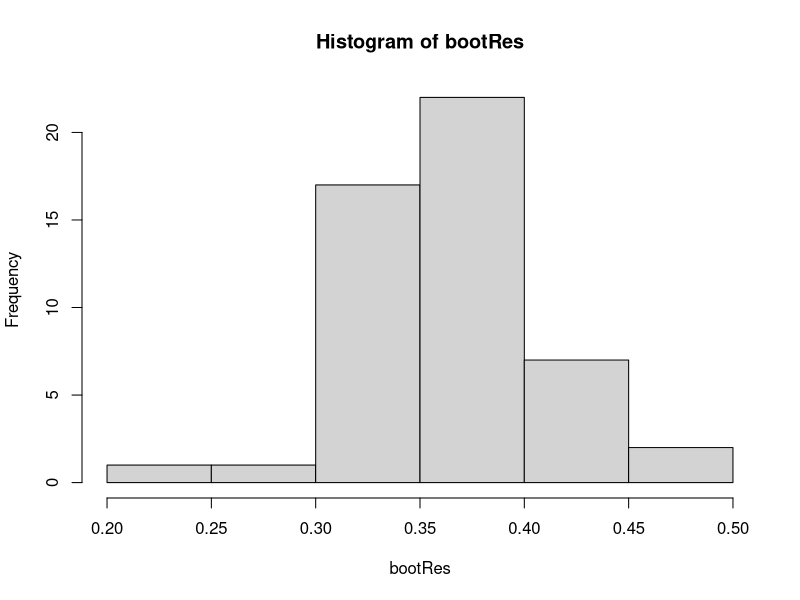

This figure's R source:
## ---- chunk 1
knitr::opts_chunk$set(echo = FALSE)
## ---- chunk 2

library(parallel)
library(ggplot2)

detectCores()

## 8 


## check the system code ##
#profvis



## Compute the probability that X > Y , i.e. Pr(X > Y ):

num_sim = 100

set.seed(314)

## create a vector of length num_sim of all zeros:
P <- rep(0, num_sim) 

for(i in 1:num_sim){

X <- rnorm(1, mean=4, sd=sqrt(10))
Y <- runif(1, min=2, max=8)

if(X>Y){
  
  P[i] <- 1
  
      }
}

print(sum(P)/num_sim)




## Use bootstrapping to derive the sampling distribution for your estimate of Pr(X > Y)


## calculate each probability and store it in vector and then find sampling distribution

## set seed:
set.seed(413)

## create vectors of probabilities:
x <- rnorm(num_sim, mean=4, sd=sqrt(10))
y <- runif(num_sim, min=2, max=8)

## store in data.frame:
obsData <- data.frame(x, y) 




## need data from both X and Y. We then use the bootstrap method with replacement and apply the function
## as used above to calculate the probability (need to derive a sampling distribution)


# Initialisation

NRepeat <- 50 # no. of bootstrapped samples

## Column of results (propbabilities of each bootstrap iteration)

bootRes <- matrix(data = 0, nrow = NRepeat, ncol = 1) 


S <- rep(0, num_sim)



## Loop across all samples:


for (i in 1:(NRepeat)){
  
  ## Resample with replacement:
  
  bootData <- obsData[sample(x = num_sim, size = num_sim, replace = T),]
  
  
  ## calculate the probability associated with this new shuffled data:
  
  for (j in 1:nrow(bootData)){
    
    if(bootData[j,1] > bootData[j,2]){
      
      S[j] <- 1
      
    }}
    
    
      
      bootRes[i] <- (sum(S)/num_sim)
      
      S <- rep(0, num_sim) 
  
}

#print(bootRes)

summary(bootRes)
hist(bootRes)

# boxplot?

## ---- chunk 3
N_Repeat <- 100 # no. of competitions entered 

pwins <- c()   # empty vector for winning probabilities

K <- c()

Loop <- function (j){
  
  
  # set seed????
  #set.seed(j)
  
  
  WINorLOSS = c(data = NULL)
  
  ## fixed prob over all games
  pw <- runif(n = 1, min = 0, max = 1)  
  pl <- 1 - pw  
  ## create vector of two random probabilities: pw or pl
  r = 10
  x = rep(c(pw,pl), each= r)
  
  
  ## Randomize probabilities:
  
  rand <- sample(x)        #  use Sample 
  
  Total_game = c()
  
  
  
  
  for (i in 1:length(rand)) {
    
    
K[i] <- sample((rand[rand == pw]), size=1) # take one value from rand vector st its the pw value
   
  
    if (rand[i] == pw){
      
      WINorLOSS <- c(WINorLOSS, 1)
      
    } 
    
    if (rand[i] == pl){
      WINorLOSS <- c(WINorLOSS, 0)
      
    } 
    
    if (sum(length(WINorLOSS[WINorLOSS == 1])) == 7 | sum(length(WINorLOSS[WINorLOSS == 0])) == 3){
       
      #plot(Total_G, pw, cex = 1, pch = 3, xlab ="x", ylab ="y", col ="black")
      Total_game <- length(WINorLOSS)
      {break}
      
    }
    
    
  }
  
  
  
  print(Total_game)
  #plot(Total_G, pw, cex = 1, pch = 3, xlab ="x", ylab ="y", col ="black")
  
  #points(Total_G, pw, cex = 2, pch = 6, col ="blue")
}

#Loop(333) (works!)

Total_G <- c()


for (k in 1:N_Repeat) {
  Total_G[k] <- Loop(k)
} 

#summary(Total_G)
#
#plot(1:N_Repeat ,Total_G)
#plot(Total_G)
#hist(Total_G)

# Data.Game <- data.frame(1:N_Repeat ,Total_G)

#ggplot(Data.Game) +
#  geom_line(aes(y = Total_G, x = 1:N_Repeat))+
#  geom_hline(yintercept=mean(Total_G), color= "red")+
#  labs(colour = "Total games")+ 
#  xlab("Number of games playes") +
#  ylab("Total games") +
#  coord_cartesian(ylim = c(0, 12))
